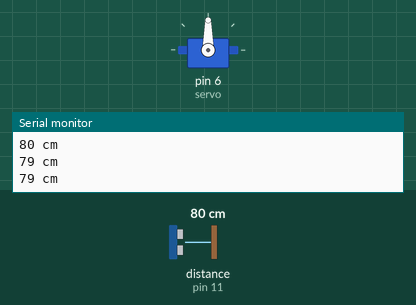
Bench run of a sketch on a simulated Arduino Uno, built with avr-gcc and run on an emulated ATmega328P. Parts: servo, the last lines printed to the serial monitor. Wiring (inferred from the names in the program): ultrasonic range finder: trigger pin 8; echo pin 11. The test bench sets the inputs (shaded band); at power-on: distance to the obstacle (sensor on pin 11) 80 cm. The echo pulse lasts 58.3 µs per cm.

Above: at 1.3 s.
1.4 s: distance to the obstacle (sensor on pin 11) set to 176 cm
At 2.5 s:
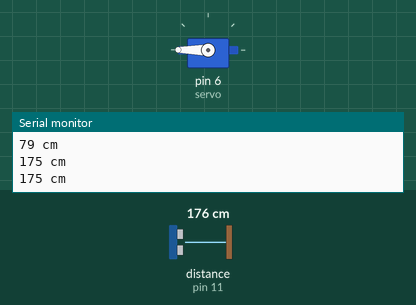
3.0 s: distance to the obstacle (sensor on pin 11) set to 184 cm
5.0 s: distance to the obstacle (sensor on pin 11) set to 84 cm
6.5 s: distance to the obstacle (sensor on pin 11) set to 76 cm
At 7.2 s:
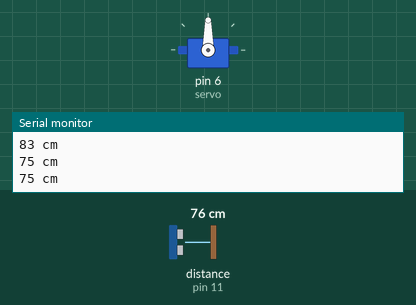
8.1 s: distance to the obstacle (sensor on pin 11) set to 83 cm
At 9.0 s:
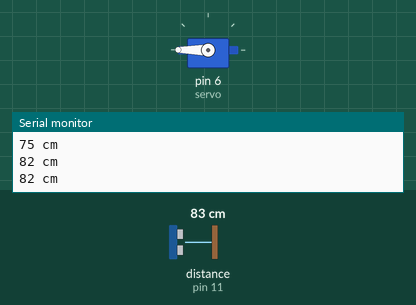
Timing chart, 0 to 10.6 s (numbered marks = the images above; inputs shaded):
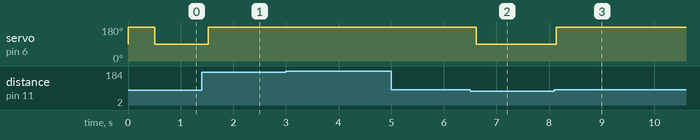

The sketch:

distance_sensor1.ino
```cpp
#include <Servo.h>
#define trigPin 8
#define echoPin 11
Servo servo;
int sound = 250;
void setup() {
Serial.begin (9600);
pinMode(trigPin, OUTPUT);
pinMode(echoPin, INPUT);
servo.attach(6);
}
void loop() {
long duration, distance;
digitalWrite(trigPin, LOW);
delayMicroseconds(2);
digitalWrite(trigPin, HIGH);
delayMicroseconds(10);
digitalWrite(trigPin, LOW);
duration = pulseIn(echoPin, HIGH);
distance = (duration/2) / 29.1; if (distance < 80) {
Serial.print(distance);
Serial.println(" cm");
servo.write(90);
}
else if (distance<180) {
Serial.print(distance);
Serial.println(" cm");
servo.write(180); }
else {
Serial.println("The distance is more than 180cm");
}
delay(500);
}
```

Measured:
- the behaviour switches between 81 and 80 cm on distance to the obstacle (sensor on pin 11) (found by bisection; images 1 and 2)
- after the input at 1.4 s, servo on pin 6 (servo): 90° → 180° after 0.13 s
- after the input at 6.5 s, servo on pin 6 (servo): 180° → 90° after 0.12 s
- after the input at 8.1 s, servo on pin 6 (servo): 90° → 180° at once
